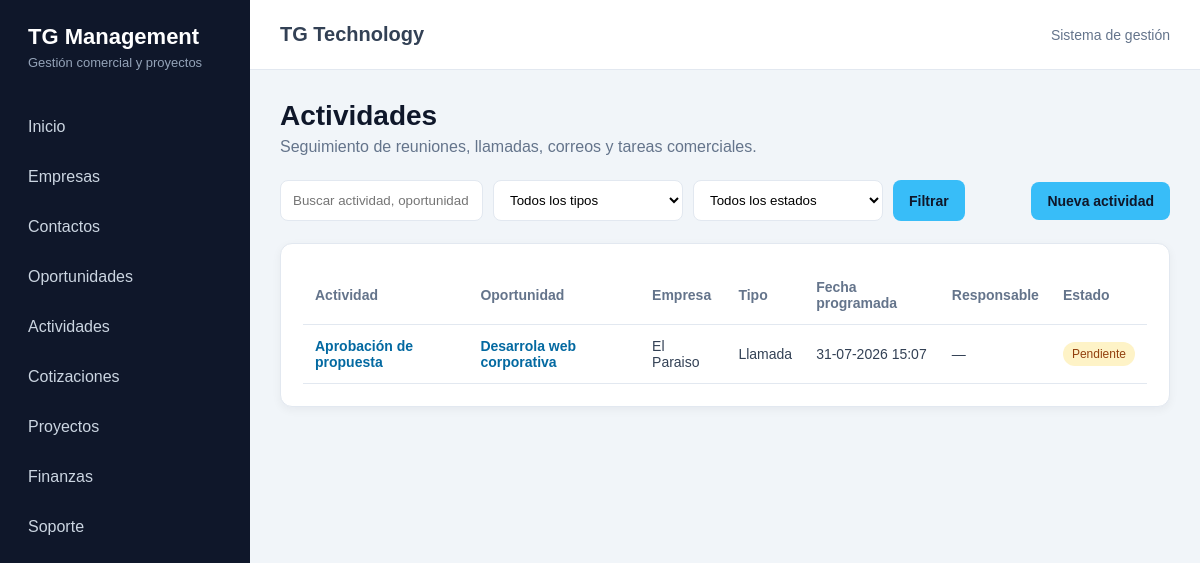
/crm/actividades/, run on an earlier commit of the app's database.
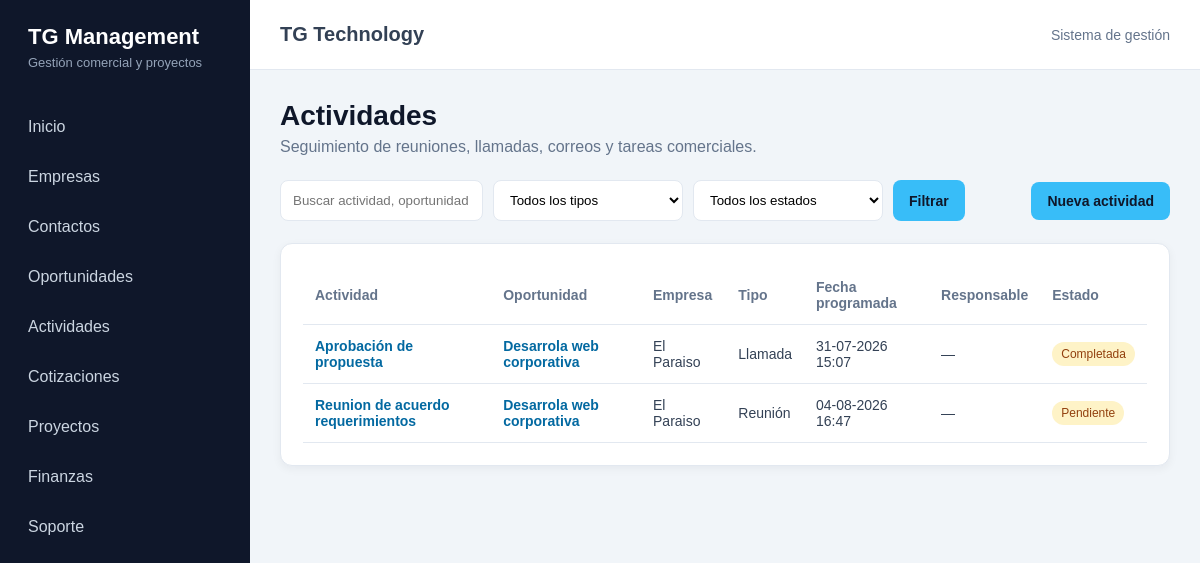
And on a later commit of the database.
### crm/models.py (models this page shows, shortened)
class Actividad(models.Model):
    class TipoActividad(models.TextChoices):
        LLAMADA = "LLAMADA", "Llamada"
        CORREO = "CORREO", "Correo electrónico"
        REUNION = "REUNION", "Reunión"
        TAREA = "TAREA", "Tarea"
        WHATSAPP = "WHATSAPP", "WhatsApp"
        OTRO = "OTRO", "Otro"
    class EstadoActividad(models.TextChoices):
        PENDIENTE = "PENDIENTE", "Pendiente"
        COMPLETADA = "COMPLETADA", "Completada"
        CANCELADA = "CANCELADA", "Cancelada"
    oportunidad = models.ForeignKey(
        Oportunidad,
        verbose_name="Oportunidad",
        on_delete=models.CASCADE,
        related_name="actividades",
    )
    tipo = models.CharField(
        "Tipo de actividad",
        max_length=20,
        choices=TipoActividad.choices,
        default=TipoActividad.TAREA,
    )
    asunto = models.CharField(
        "Asunto",
        max_length=200,
    )
    descripcion = models.TextField(
        "Descripción",
        blank=True,
    )
    fecha_programada = models.DateTimeField(
        "Fecha programada",
    )
    estado = models.CharField(
        "Estado",
        max_length=20,
        choices=EstadoActividad.choices,
        default=EstadoActividad.PENDIENTE,
    )
    responsable = models.ForeignKey(
        settings.AUTH_USER_MODEL,
        verbose_name="Responsable",
        on_delete=models.SET_NULL,
        null=True,
        blank=True,
        related_name="actividades_asignadas",
    )
    resultado = models.TextField(
        "Resultado",
        blank=True,
    )
    fecha_creacion = models.DateTimeField(
        "Fecha de creación",
        auto_now_add=True,
    )
    fecha_actualizacion = models.DateTimeField(
        "Última actualización",
        auto_now=True,
    )
    class Meta:
        verbose_name = "Actividad"
        verbose_name_plural = "Actividades"
        ordering = ["fecha_programada","-fecha_creacion",]

class Oportunidad(models.Model):
    class Etapa(models.TextChoices):
        NUEVA = "NUEVA", "Nueva"
        CONTACTADA = "CONTACTADA", "Contactada"
        REQUERIMIENTOS = "REQUERIMIENTOS", "Levantamiento de requerimientos"
        PROPUESTA = "PROPUESTA", "Propuesta enviada"
        NEGOCIACION = "NEGOCIACION", "Negociación"
        GANADA = "GANADA", "Ganada"
        PERDIDA = "PERDIDA", "Perdida"
        PAUSADA = "PAUSADA", "Pausada"
    class Prioridad(models.TextChoices):
        BAJA = "BAJA", "Baja"
        MEDIA = "MEDIA", "Media"
        ALTA = "ALTA", "Alta"
        URGENTE = "URGENTE", "Urgente"
    titulo = models.CharField(
        "Nombre de la oportunidad",
        max_length=200,
    )
    empresa = models.ForeignKey(
        Empresa,
        verbose_name="Empresa",
        on_delete=models.PROTECT,
        related_name="oportunidades",
    )
    contacto = models.ForeignKey(
        Contacto,
        verbose_name="Contacto",
        on_delete=models.SET_NULL,
        null=True,
        blank=True,
        related_name="oportunidades",
    )
    descripcion = models.TextField(
        "Descripción",
        blank=True,
    )
    servicio_interes = models.CharField(
        "Servicio de interés",
        max_length=150,
        blank=True,
    )
    etapa = models.CharField(
        "Etapa",
        max_length=30,
        choices=Etapa.choices,
        default=Etapa.NUEVA,
    )
    prioridad = models.CharField(
        "Prioridad",
        max_length=20,
        choices=Prioridad.choices,
        default=Prioridad.MEDIA,
    )
    valor_estimado = models.DecimalField(
        "Valor estimado",
        max_digits=14,
        decimal_places=2,
        default=0,
    )
    probabilidad = models.PositiveSmallIntegerField(
        "Probabilidad de cierre (%)",
        default=10,
    )
    fecha_estimada_cierre = models.DateField(
        "Fecha estimada de cierre",
        null=True,
        blank=True,
    )
    motivo_perdida = models.TextField(
        "Motivo de pérdida",
        blank=True,
    )
    responsable = models.ForeignKey(
        settings.AUTH_USER_MODEL,
        verbose_name="Responsable",
        on_delete=models.SET_NULL,
        null=True,
        blank=True,
        related_name="oportunidades_asignadas",
    )
    fecha_creacion = models.DateTimeField(
        "Fecha de creación",
        auto_now_add=True,
    )
    fecha_actualizacion = models.DateTimeField(
        "Última actualización",
        auto_now=True,
    )
    class Meta:
        verbose_name = "Oportunidad"
        verbose_name_plural = "Oportunidades"
        ordering = ["-fecha_creacion"]

class Empresa(models.Model):
    class TipoEmpresa(models.TextChoices):
        PROSPECTO = "PROSPECTO", "Prospecto"
        CLIENTE = "CLIENTE", "Cliente"
        PROVEEDOR = "PROVEEDOR", "Proveedor"
        PARTNER = "PARTNER", "Partner"
    class EstadoEmpresa(models.TextChoices):
        ACTIVA = "ACTIVA", "Activa"
        INACTIVA = "INACTIVA", "Inactiva"
    razon_social = models.CharField(
        "Razón social",
        max_length=200,
    )
    nombre_fantasia = models.CharField(
        "Nombre de fantasía",
        max_length=200,
        blank=True,
    )
    rut = models.CharField(
        "RUT",
        max_length=20,
        blank=True,
        unique=True,
        null=True,
    )
    tipo = models.CharField(
        "Tipo de empresa",
        max_length=20,
        choices=TipoEmpresa.choices,
        default=TipoEmpresa.PROSPECTO,
    )
    rubro = models.CharField(
        "Rubro",
        max_length=150,
        blank=True,
    )
    sitio_web = models.URLField(
        "Sitio web",
        blank=True,
    )
    telefono = models.CharField(
        "Teléfono",
        max_length=30,
        blank=True,
    )
    email = models.EmailField(
        "Correo electrónico",
        blank=True,
    )
    direccion = models.CharField(
        "Dirección",
        max_length=250,
        blank=True,
    )
    comuna = models.CharField(
        "Comuna",
        max_length=100,
        blank=True,
    )
    region = models.CharField(
        "Región",
        max_length=100,
        blank=True,
    )
    estado = models.CharField(
        "Estado",
        max_length=20,
        choices=EstadoEmpresa.choices,
        default=EstadoEmpresa.ACTIVA,
    )
    observaciones = models.TextField(
        "Observaciones",
        blank=True,
    )
    creado_por = models.ForeignKey(
        settings.AUTH_USER_MODEL,
        verbose_name="Creado por",
        on_delete=models.SET_NULL,
        null=True,
        blank=True,
        related_name="empresas_creadas",
    )
    fecha_creacion = models.DateTimeField(
        "Fecha de creación",
        auto_now_add=True,
    )
    fecha_actualizacion = models.DateTimeField(
        "Última actualización",
        auto_now=True,
    )
    class Meta:
        verbose_name = "Empresa"
        verbose_name_plural = "Empresas"
        ordering = ["razon_social"]
    def __str__(self):
        return self.nombre_fantasia or self.razon_social

### crm/views.py (the view, shortened to what this page needs)
def actividad_lista(request):
    busqueda = request.GET.get("q", "").strip()
    estado = request.GET.get("estado", "").strip()
    tipo = request.GET.get("tipo", "").strip()
    actividades = Actividad.objects.select_related(
        "oportunidad",
        "oportunidad__empresa",
        "responsable",
    ).all()
    if estado:
        actividades = actividades.filter(
            estado=estado,
        )
    if tipo:
        actividades = actividades.filter(
            tipo=tipo,
        )
    actividades = actividades.order_by(
        "fecha_programada"
    )
    contexto = {
        "actividades": actividades,
        "busqueda": busqueda,
        "estado_seleccionado": estado,
        "tipo_seleccionado": tipo,
        "estados": Actividad.EstadoActividad.choices,
        "tipos": Actividad.TipoActividad.choices,
        "ahora": timezone.now(),
    }
    return render(
        request,
        "crm/actividad_lista.html",
        contexto,
    )

### crm/templates/crm/actividad_lista.html (shortened to what the changed rows need)
{% extends "core/base.html" %}
{% block content %}
    <div class="encabezado-pagina">
        <h1>Actividades</h1>
    </div>
    <div class="panel">
        {% if actividades %}
            <div class="tabla-contenedor">
                <table>
                    <thead>
                        <tr>
                            <th>Actividad</th>
                            <th>Oportunidad</th>
                            <th>Empresa</th>
                            <th>Tipo</th>
                            <th>Fecha programada</th>
                            <th>Responsable</th>
                            <th>Estado</th>
                        </tr>
                    </thead>
                    <tbody>
                        {% for actividad in actividades %}
                            <tr>
                                <td>
                                    <a
                                        href="{% url 'crm:actividad_detalle' actividad.pk %}"
                                        class="enlace-tabla"
                                    >
                                        {{ actividad.asunto }}
                                    </a>
                                </td>
                                <td>
                                    <a
                                        href="{% url 'crm:oportunidad_detalle' actividad.oportunidad.pk %}"
                                        class="enlace-tabla"
                                    >
                                        {{ actividad.oportunidad.titulo }}
                                    </a>
                                </td>
                                <td>
                                    {{ actividad.oportunidad.empresa }}
                                </td>
                                <td>
                                    {{ actividad.get_tipo_display }}
                                </td>
                                <td>
                                    {{ actividad.fecha_programada|date:"d-m-Y H:i" }}
                                </td>
                                <td>
                                    {{ actividad.responsable|default:"—" }}
                                </td>
                                <td>
                                    {% if actividad.estado == "Completada" %}
                                        <span class="estado estado-completado">
                                            {{ actividad.get_estado_display }}
                                        </span>
                                    {% elif actividad.estado == "Cancelada" %}
                                        <span class="estado estado-inactivo">
                                            {{ actividad.get_estado_display }}
                                        </span>
                                    {% else %}
                                        <span class="estado estado-pendiente">
                                            {{ actividad.get_estado_display }}
                                        </span>
                                    {% endif %}
                                </td>
                            </tr>
                        {% endfor %}
                    </tbody>
                </table>
            </div>
        {% else %}
            <div class="sin-registros">
                No se encontraron actividades.
            </div>
        {% endif %}
    </div>
{% endblock %}

What changed in the data, as far as the page shows it:
changed Actividad "Aprobación de propuesta": estado "Pendiente" → "Completada"
added Actividad: asunto "Reunion de acuerdo requerimientos", oportunidad.titulo "Desarrola web corporativa", oportunidad.empresa "El Paraiso", tipo "Reunión", fecha_programada "04-08-2026 16:47", responsable "—", estado "Pendiente"
